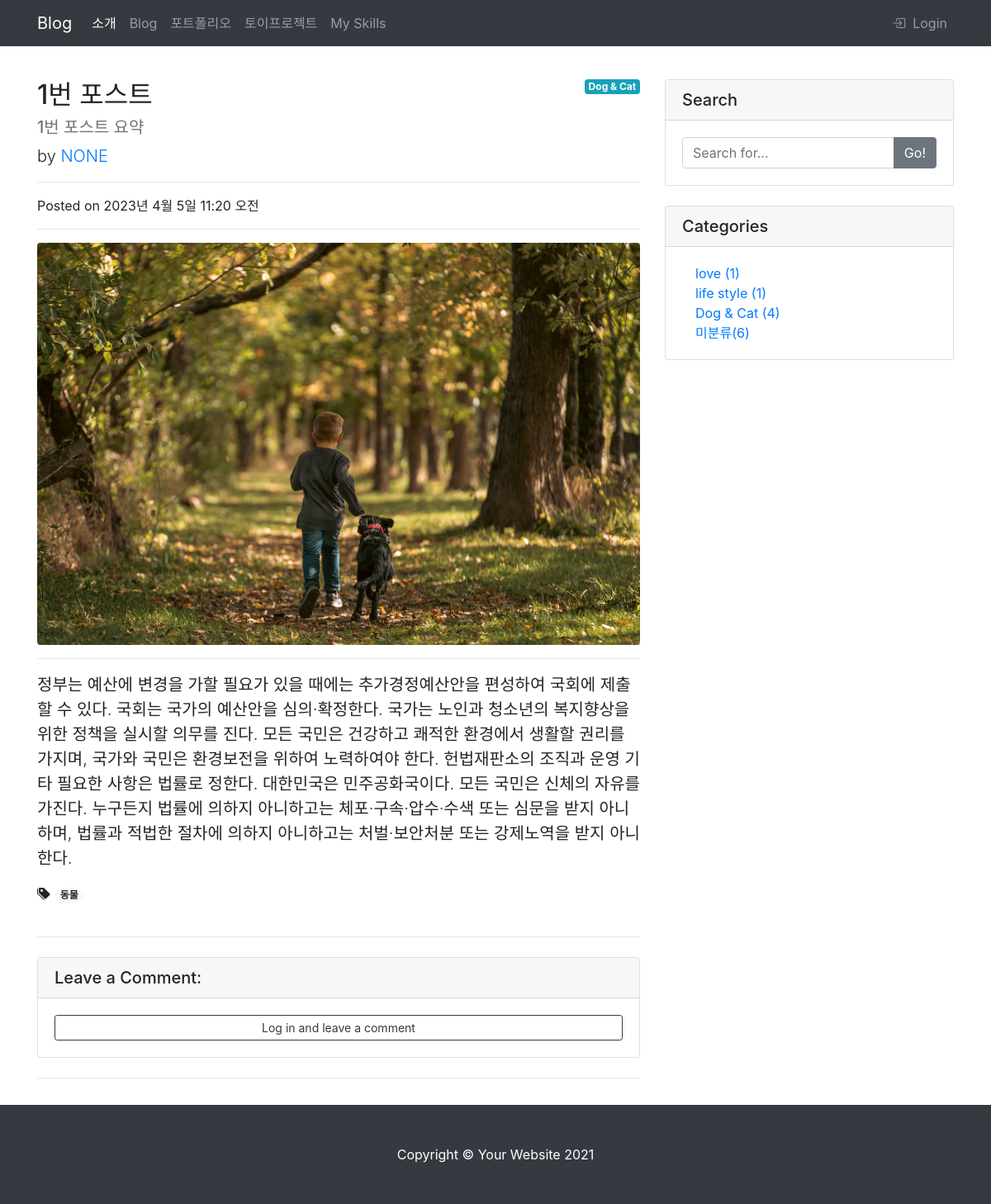
Page /blog/1/ on the committed database.
### blog/models.py (models this page shows, shortened)
class Post(models.Model):
    title = models.CharField(max_length=30)
    hook_text = models.CharField(max_length=100, blank=True)
    content = models.TextField()
    head_image = models.ImageField(upload_to='blog/images/%Y/%m/%d', blank=True)
    file_upload = models.FileField(upload_to='blog/files/%Y/%m/%d', blank=True)
    created_at = models.DateTimeField(auto_now_add=True)
    updated_at = models.DateTimeField(auto_now=True)
    author = models.ForeignKey(User, null=True, on_delete=models.SET_NULL)
    category = models.ForeignKey(Category, null=True, blank=True, on_delete=models.SET_NULL)
    tags = models.ManyToManyField(Tag, blank=True)

class Category(models.Model):
    name = models.CharField(max_length=50, unique=True)
    slug = models.SlugField(max_length=200, unique=True, allow_unicode=True)
    def __str__(self):
        return self.name
    def get_absolute_url(self):
        return f'/blog/category/{self.slug}/'

class Tag(models.Model):
    name = models.CharField(max_length=50)
    slug = models.SlugField(max_length=200, unique=True, allow_unicode=True)
    def __str__(self):
        return self.name
    def get_absolute_url(self):
        return f'/blog/tag/{self.slug}/'

### blog/views.py (the view)
# urls.py: path('<int:pk>/', views.PostDetail.as_view(), name='post_detail'),
class PostDetail(DetailView):
    model = Post
    def get_context_data(self, **kwargs):
        context = super(PostDetail, self).get_context_data()
        context['categories'] = Category.objects.all()
        context['no_category_post_count'] = Post.objects.filter(category=None).count()
        context['comment_form'] = CommentForm
        return context

### blog/templates/blog/post_detail.html (shortened to what this page needs)
{% extends 'base.html' %}
{% load crispy_forms_tags %}
{% block main_area %}
<div class="row">
<div class="col-lg-8" id="main-area">
    <div id="post-area">
        {% if post.category %}
            <span class="badge badge-info float-right">{{ post.category }}</span>
        {% else %}
            <span class="badge badge-secondary float-right">미분류</span>
        {% endif %}
        <h2 class="mt-4">{{ post.title }}</h2>
        <h5 class="text-muted">{{ post.hook_text }}</h5>
        <p class="lead">
            by
            <a href="#!">{{ post.author | upper }}</a>
        </p>
        <hr />
        <p>Posted on {{ post.created_at }}</p>
        <hr />
        {% if post.head_image %}
            <img class="img-fluid rounded" src="{{ post.head_image.url }}" alt="{{ post.title }} head_image" />
        {% else %}
            <img class="img-fluid rounded" src="https://picsum.photos/seed/{{ post.id }}/1920/1280" alt="random_image" />
        {% endif %}
        <hr />
        <p class="lead">{{ post.content | safe }}</p>
        {% if post.tags.exists %}
            <i class="bi bi-tags-fill"></i>
            {% for tag in post.tags.iterator %}
                <a href="{{ tag.get_absolute_url }}"><span class="badge badge-pill badge-light">{{ tag }}</span></a>
            {% endfor %}
            <br>
            <br>
        {% endif %}
    </div>
    <hr/>
    <div class="card my-4">
        <h5 class="card-header">Leave a Comment:</h5>
        <div class="card-body">
            {% if user.is_authenticated %}
            <form id="comment-form" method="POST" action="{{ post.get_absolute_url }}new_comment/">
                {% csrf_token %}
                <div class="form-group">{{ comment_form | crispy }}</div>
                <button class="btn btn-primary" type="submit">Submit</button>
            </form>
            {% else %}
                <a href="#" role="button" class="btn btn-outline-dark btn-block btn-sm" data-toggle="modal" data-target="#exampleModal">Log in and leave a comment</a>
            {% endif %}
        </div>
    </div>
    <hr>
</div>
{% include 'blog/side_widget.html' %}
</div>
{% endblock %}

### blog/templates/blog/side_widget.html (shortened to what this page needs)
<div class="col-lg-4">
  <div class="card my-4">
    <h5 class="card-header">Search</h5>
    <div class="card-body">
      <div class="input-group">
        <input class="form-control" type="text" placeholder="Search for..." id="search-input" />
        <span class="input-group-append">
          <button class="btn btn-secondary" type="button" onclick="searchPost();">Go!</button>
        </span>
      </div>
    </div>
  </div>
  <div class="card my-4">
    <h5 class="card-header">Categories</h5>
    <div class="card-body">
      <div class="row">
        <div class="col-lg-6">
          <ul class="list-unstyled mb-0 ml-3">
            {% for category in categories %}
            <li>
              <a href="{{ category.get_absolute_url }}">{{ category }} ({{ category.post_set.count }})</a>
            </li>
            {% endfor %}
            <li>
              <a href="/blog/category/no_category/">미분류({{ no_category_post_count }})</a>
            </li>
          </ul>
        </div>
      </div>
    </div>
  </div>
</div>

### rows in the picture
Post: category "Dog & Cat", title "1번 포스트", hook_text "1번 포스트 요약", author "NONE", created_at "2023년 4월 5일 11:20 오전", head_image (picture), content "정부는 예산에 변경을 가할 필요가 있을 때에는 추가경정예산안을 편성하여 국회에 제출할 수 있다. 국회는 국가의 예산안을 심의·확정한다. 국가는 노인과 청소년의 복지향상을 위한 정책을 실시할 의무를 진다. 모든 국민은 건강하고 쾌적한 환경에서 생활할 권리를 가지며, 국가와 국민은 환경보전을 위하여 노력하여야 한다. 헌법재판소의 조직과 운영 기타 필요한 사항은 법률로 정한다. 대한민국은 민주공화국이다. 모든 국민은 신체의 자유를 가진다. 누구든지 법률에 의하지 아니하고는 체포·구속·압수·수색 또는 심문을 받지 아니하며, 법률과 적법한 절차에 의하지 아니하고는 처벌·보안처분 또는 강제노역을 받지 아니한다."
Tag: name "동물"
Category: name "love", post_set.count "1"
Category: name "life style", post_set.count "1"
Category: name "Dog & Cat", post_set.count "4"

### other values in the picture
{{ no_category_post_count }} "6"
